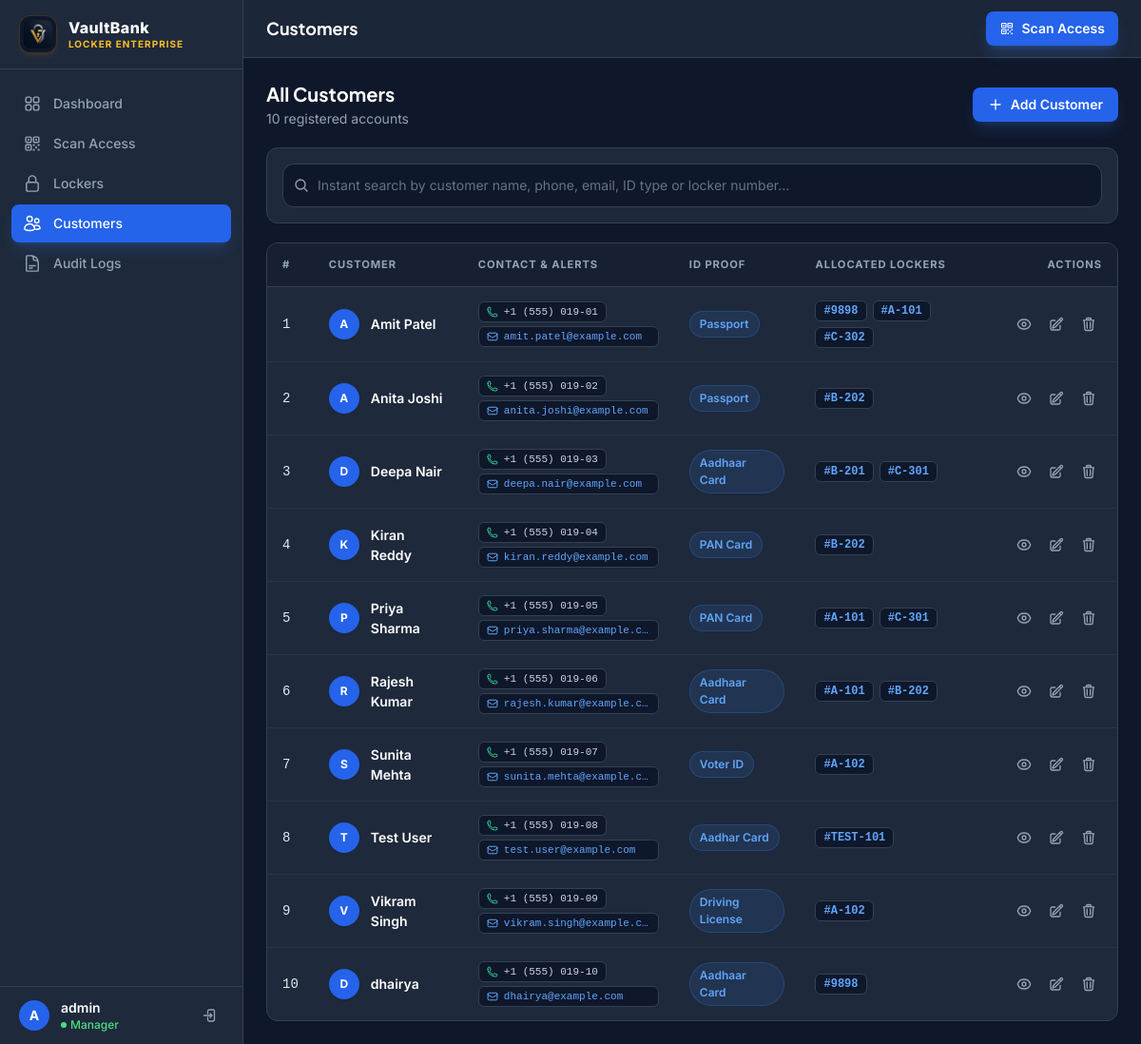
The page /customers/ (signed in) on the database its author committed.
### lockers/models.py (models this page shows, shortened)
class Customer(models.Model):
    ID_PROOF_CHOICES = [
        ('aadhaar', 'Aadhaar Card'),
        ('pan', 'PAN Card'),
        ('passport', 'Passport'),
        ('voter_id', 'Voter ID'),
        ('driving_license', 'Driving License'),
    ]
    name = models.CharField(max_length=200)
    phone_number = models.CharField(max_length=20, blank=True, null=True, help_text="Phone number for SMS/WhatsApp alerts")
    email = models.EmailField(blank=True, null=True, help_text="Email address for access notifications")
    id_proof_type = models.CharField(max_length=50, choices=ID_PROOF_CHOICES)
    id_proof_file = models.FileField(upload_to='id_proofs/')
    def get_lockers(self):
        return Locker.objects.filter(locker_users__customer=self)
    class Meta:
        ordering = ['name']

class Locker(models.Model):
    PAYMENT_STATUS_CHOICES = [
        ('paid', 'Paid'),
        ('pending', 'Pending Payment'),
        ('overdue', 'Payment Overdue'),
    ]
    locker_number = models.CharField(max_length=20, unique=True)
    token = models.CharField(
        max_length=100, unique=True,
        default=generate_locker_token,
        editable=False,   # shown read-only in admin/forms
    )
    is_active = models.BooleanField(default=True)
    annual_fee = models.DecimalField(max_digits=10, decimal_places=2, default=500.00, help_text="Annual rent fee")
    lease_start_date = models.DateField(null=True, blank=True, help_text="Start date of lease agreement")
    lease_end_date = models.DateField(null=True, blank=True, help_text="Expiration date of lease agreement")
    payment_status = models.CharField(max_length=20, choices=PAYMENT_STATUS_CHOICES, default='paid')
    class Meta:
        ordering = ['locker_number']

### lockers/views.py (the view)
# urls.py: path('customers/', views.customer_list, name='customer_list'),
@login_required
def customer_list(request):
    query = request.GET.get('q', '')
    customers = Customer.objects.prefetch_related('locker_users__locker')
    if query:
        customers = customers.filter(name__icontains=query)
    return render(request, 'lockers/customer_list.html', {'customers': customers, 'query': query})

### templates/lockers/customer_list.html (shortened to what this page needs)
{% extends 'lockers/base.html' %}
{% block page_title %}Customers{% endblock %}
{% block content %}
<div class="space-y-5" x-data="{
       search: '{{ query|escapejs }}',
       get totalRows() {
         return document.querySelectorAll('.customer-row-item').length;
       },
       get visibleRows() {
         return Array.from(document.querySelectorAll('.customer-row-item')).filter(el => el.style.display !== 'none').length;
       },
       matches(name, idType, lockers, phone, email) {
         const q = this.search.toLowerCase().trim();
         if (!q) return true;
         return name.toLowerCase().includes(q) || idType.toLowerCase().includes(q) || lockers.toLowerCase().includes(q) || phone.toLowerCase().includes(q) || email.toLowerCase().includes(q);
       }
     }">
  <div class="flex flex-col sm:flex-row sm:items-center justify-between gap-4">
    <div>
      <h2 class="text-xl font-bold text-white">All Customers</h2>
      <p class="text-sm text-slate-400 mt-0.5">
        <span
          x-text="search ? `Showing ${visibleRows} of ${totalRows} customers` : '{{ customers|length }} registered account{{ customers|length|pluralize }}'">
        </span>
      </p>
    </div>
    <a href="{% url 'customer_add' %}"
      class="inline-flex items-center gap-2 px-4 py-2 rounded-lg bg-blue-600 hover:bg-blue-700 text-white text-sm font-semibold shadow-lg shadow-blue-500/20 transition-colors shrink-0">
      <svg xmlns="http://www.w3.org/2000/svg" class="w-4 h-4" fill="none" viewBox="0 0 24 24" stroke-width="2"
        stroke="currentColor">
        <path stroke-linecap="round" stroke-linejoin="round" d="M12 4.5v15m7.5-7.5h-15" />
      </svg>
      Add Customer
    </a>
  </div>
  <div class="bg-[#1E293B] border border-[#334155] rounded-xl p-4">
    <div class="relative flex-1">
      <input type="text" x-model="search" placeholder="Instant search by customer name, phone, email, ID type or locker number…"
        class="vb-input pl-9 pr-8" autofocus />
    </div>
  </div>
  {% if customers %}
  <div class="bg-[#1E293B] border border-[#334155] rounded-xl overflow-hidden shadow-sm">
    <div class="overflow-x-auto">
      <table class="w-full vb-table">
        <thead>
          <tr>
            <th>#</th>
            <th>Customer</th>
            <th>Contact &amp; Alerts</th>
            <th>ID Proof</th>
            <th>Allocated Lockers</th>
            <th class="text-right">Actions</th>
          </tr>
        </thead>
        <tbody>
          {% for customer in customers %}
          {% with lockers=customer.get_lockers %}
          <tr class="customer-row-item"
            x-show="matches('{{ customer.name|escapejs }}', '{{ customer.get_id_proof_type_display|escapejs }}', '{% for l in lockers %}{{ l.locker_number }} {% endfor %}', '{{ customer.phone_number|default:""|escapejs }}', '{{ customer.email|default:""|escapejs }}')">
            <td class="text-xs text-slate-500 font-mono">{{ forloop.counter }}</td>
            <td>
              <div class="flex items-center gap-3">
                <div
                  class="w-8 h-8 rounded-full bg-blue-600 text-white font-bold text-xs flex items-center justify-center shrink-0 shadow-sm">
                  {{ customer.name|first|upper }}
                </div>
                <div>
                  <a href="{% url 'customer_detail' customer.pk %}"
                    class="font-semibold text-white hover:text-blue-400 transition-colors block">
                    {{ customer.name }}
                  </a>
                </div>
              </div>
            </td>
            <td class="min-w-[170px]">
              <div class="text-xs space-y-1">
                {% if customer.phone_number %}
                <div class="inline-flex items-center gap-1.5 px-2 py-0.5 rounded-md bg-[#0F172A] border border-[#334155] text-slate-300 font-mono text-[11px] whitespace-nowrap">
                  <span>{{ customer.phone_number }}</span>
                </div>
                {% endif %}
                {% if customer.email %}
                <div class="flex items-center gap-1.5 px-2 py-0.5 rounded-md bg-[#0F172A] border border-[#334155] text-blue-400 font-mono text-[11px] max-w-[190px]" title="{{ customer.email }}">
                  <span class="truncate">{{ customer.email }}</span>
                </div>
                {% endif %}
              </div>
            </td>
            <td>
              <span class="badge-blue">{{ customer.get_id_proof_type_display }}</span>
            </td>
            <td>
              {% if lockers %}
              <div class="flex flex-wrap gap-1.5">
                {% for locker in lockers %}
                <a href="{% url 'locker_detail' locker.pk %}"
                  class="px-2 py-0.5 rounded-md bg-[#0F172A] border border-[#334155] text-blue-400 hover:border-blue-500 hover:text-blue-300 text-xs font-mono font-semibold transition-colors">
                  #{{ locker.locker_number }}
                </a>
                {% endfor %}
              </div>
              {% else %}
              <span class="text-xs text-slate-500 italic">None assigned</span>
              {% endif %}
            </td>
            <td class="text-right">
              <div class="flex items-center justify-end gap-1.5">
                <a href="{% url 'customer_detail' customer.pk %}"
                  class="p-1.5 rounded-lg text-slate-400 hover:text-white hover:bg-slate-700/60 transition-colors"
                  title="View Customer">
                </a>
                <a href="{% url 'customer_edit' customer.pk %}"
                  class="p-1.5 rounded-lg text-slate-400 hover:text-white hover:bg-slate-700/60 transition-colors"
                  title="Edit Customer">
                </a>
                <a href="{% url 'customer_delete' customer.pk %}"
                  class="p-1.5 rounded-lg text-slate-400 hover:text-red-400 hover:bg-red-500/10 transition-colors"
                  title="Delete Customer">
                </a>
              </div>
            </td>
          </tr>
          {% endwith %}
          {% endfor %}
        </tbody>
      </table>
    </div>
  </div>
  {% endif %}
</div>
{% endblock %}

### templates/lockers/base.html (shortened to what this page needs)
{% load static %}
<!DOCTYPE html>
<html lang="en" class="dark">
<head>
  <script src="https://cdn.tailwindcss.com"></script>
  <link href="https://cdn.jsdelivr.net/npm/flowbite@2.3.0/dist/flowbite.min.css" rel="stylesheet" />
  <link rel="stylesheet" href="{% static 'css/style.css' %}" />
  <link rel="stylesheet" href="{% static 'css/responsive.css' %}" />
</head>
<body class="bg-[#0F172A] text-slate-100 antialiased" x-data>
<aside id="sidebar"
  class="fixed inset-y-0 left-0 z-50 w-64 bg-[#1E293B] border-r border-[#334155] flex-col hidden lg:flex">
  <div class="flex items-center gap-3 px-5 py-4 border-b border-[#334155]">
    <img src="{% static 'img/logo.png' %}" alt="VaultBank Logo" class="w-10 h-10 rounded-xl object-contain bg-[#0F172A] border border-amber-500/20 p-1 shadow-md shadow-amber-500/10 shrink-0" />
    <div>
      <span class="font-extrabold text-base leading-tight tracking-wide text-white block">VaultBank</span>
      <span class="text-[10px] font-bold tracking-widest text-amber-400 uppercase block">Locker Enterprise</span>
    </div>
  </div>
  <nav class="flex-1 overflow-y-auto px-3 py-4 space-y-0.5">
    <a href="{% url 'dashboard' %}"
      class="group flex items-center gap-3 px-3 py-2.5 rounded-lg text-sm font-medium transition-all duration-150
      {% if request.resolver_match.url_name == 'dashboard' %}bg-blue-600 text-white shadow-lg shadow-blue-500/20{% else %}text-slate-400 hover:bg-slate-800 hover:text-slate-100{% endif %}">
      Dashboard
    </a>
    <a href="{% url 'scan_token' %}"
      class="group flex items-center gap-3 px-3 py-2.5 rounded-lg text-sm font-medium transition-all duration-150
      {% if request.resolver_match.url_name == 'scan_token' or request.resolver_match.url_name == 'scan_checkin' %}bg-blue-600 text-white shadow-lg shadow-blue-500/20{% else %}text-slate-400 hover:bg-slate-800 hover:text-slate-100{% endif %}">
      Scan Access
    </a>
    <a href="{% url 'locker_list' %}"
      class="group flex items-center gap-3 px-3 py-2.5 rounded-lg text-sm font-medium transition-all duration-150
      {% if 'locker' in request.resolver_match.url_name %}bg-blue-600 text-white shadow-lg shadow-blue-500/20{% else %}text-slate-400 hover:bg-slate-800 hover:text-slate-100{% endif %}">
      Lockers
    </a>
    <a href="{% url 'customer_list' %}"
      class="group flex items-center gap-3 px-3 py-2.5 rounded-lg text-sm font-medium transition-all duration-150
      {% if 'customer' in request.resolver_match.url_name %}bg-blue-600 text-white shadow-lg shadow-blue-500/20{% else %}text-slate-400 hover:bg-slate-800 hover:text-slate-100{% endif %}">
      Customers
    </a>
    <a href="{% url 'access_log' %}"
      class="group flex items-center gap-3 px-3 py-2.5 rounded-lg text-sm font-medium transition-all duration-150
      {% if request.resolver_match.url_name == 'access_log' %}bg-blue-600 text-white shadow-lg shadow-blue-500/20{% else %}text-slate-400 hover:bg-slate-800 hover:text-slate-100{% endif %}">
      Audit Logs
    </a>
  </nav>
  {% if user.is_authenticated %}
  <div class="px-3 py-3 border-t border-[#334155]">
    <div class="flex items-center gap-3 px-2">
      <div class="w-8 h-8 rounded-full bg-blue-600 text-white font-bold text-sm flex items-center justify-center shrink-0">
        {{ user.username|first|upper }}
      </div>
      <div class="flex-1 min-w-0">
        <p class="text-sm font-semibold text-white truncate">{{ user.username }}</p>
        <p class="text-xs text-green-400 font-medium flex items-center gap-1">
          <span class="dot-pulse text-green-400"></span> Manager
        </p>
      </div>
      <form method="POST" action="{% url 'logout' %}">
        <button type="submit" title="Sign Out"
          class="p-1.5 rounded-lg text-slate-400 hover:text-red-400 hover:bg-red-500/10 transition-colors">
        </button>
      </form>
    </div>
  </div>
  {% endif %}
</aside>
<div x-data="{ open: false }" @keydown.escape.window="open = false" id="mobileSidebarWrapper">
  <div class="lg:pl-64 flex flex-col min-h-screen">
    <header id="topbar" class="sticky top-0 z-30 bg-[#1E293B]/90 backdrop-blur border-b border-[#334155] px-4 sm:px-6 py-3 flex items-center justify-between gap-4">
      <div class="flex items-center gap-3">
        <h1 class="text-base sm:text-lg font-bold text-white">{% block page_title %}Dashboard{% endblock %}</h1>
      </div>
      <div class="flex items-center gap-2">
        <a href="{% url 'scan_token' %}"
          class="flex items-center gap-2 px-3.5 py-2 bg-blue-600 hover:bg-blue-700 text-white text-sm font-semibold rounded-lg shadow-lg shadow-blue-500/25 transition-colors">
          <span class="hidden sm:inline">Scan Access</span>
        </a>
      </div>
    </header>
    <main class="flex-1 p-4 sm:p-6">
      {% block content %}{% endblock %}
    </main>
  </div>
</div>
</body>
</html>

### static/css/style.css (style rules this page uses)
:root { --font-sans: 'Inter', system-ui, sans-serif; --font-heading: 'Plus Jakarta Sans', var(--font-sans); --color-bg: #0B1120; --color-surface: #1E293B; --color-surface-hover: #26354D; --color-border: #334155; --color-primary: #3B82F6; --color-primary-hover: #2563EB; }
*, *::before, *::after { box-sizing: border-box; }
html { scroll-behavior: smooth; color-scheme: dark; }
body { font-family: var(--font-sans); background-color: var(--color-bg); color: #F1F5F9; -webkit-font-smoothing: antialiased; -moz-osx-font-smoothing: grayscale; }
h1, h2, h3, h4, h5, h6 { font-family: var(--font-heading); }
.vb-input { width: 100%; padding: 0.625rem 0.875rem; background-color: #0F172A; border: 1px solid #334155; border-radius: 0.75rem; color: #F1F5F9; font-size: 0.875rem; transition: all 0.15s cubic-bezier(0.4, 0, 0.2, 1); outline: none; }
.vb-input::placeholder { color: #64748B; }
.vb-table { width: 100%; text-align: left; border-collapse: separate; border-spacing: 0; }
.vb-table thead th { background-color: #162032; color: #94A3B8; font-size: 0.7rem; letter-spacing: 0.08em; text-transform: uppercase; font-weight: 700; padding: 0.875rem 1rem; border-bottom: 1px solid #334155; white-space: nowrap; }
.vb-table tbody td { padding: 0.875rem 1rem; border-bottom: 1px solid rgba(51, 65, 85, 0.5); color: #E2E8F0; font-size: 0.875rem; vertical-align: middle; }
.vb-table tbody tr { transition: background-color 0.12s ease; }
.vb-table tbody tr:last-child td { border-bottom: none; }
.badge-blue { display: inline-flex; align-items: center; gap: 0.375rem; padding: 0.25rem 0.625rem; border-radius: 9999px; font-size: 0.75rem; font-weight: 600; background-color: rgba(59, 130, 246, 0.12); color: #60A5FA; border: 1px solid rgba(59, 130, 246, 0.25); }
.dot-pulse { width: 6px; height: 6px; border-radius: 9999px; background-color: currentColor; display: inline-block; animation: pulse-ring 1.8s cubic-bezier(0.4, 0, 0.6, 1) infinite; }

### rows shown on the page
Customer: name|first "A", name "Amit Patel", phone_number "+1 (555) 019-01", email "amit.patel@example.com", id_proof_type "Passport"
Locker: locker_number "9898"
Locker: locker_number "A-101"
Locker: locker_number "C-302"
Customer: name|first "A", name "Anita Joshi", phone_number "+1 (555) 019-02", email "anita.joshi@example.com", id_proof_type "Passport"
Locker: locker_number "B-202"
Customer: name|first "D", name "Deepa Nair", phone_number "+1 (555) 019-03", email "deepa.nair@example.com", id_proof_type "Aadhaar Card"
Locker: locker_number "B-201"
Locker: locker_number "C-301"
Customer: name|first "K", name "Kiran Reddy", phone_number "+1 (555) 019-04", email "kiran.reddy@example.com", id_proof_type "PAN Card"
Customer: name|first "P", name "Priya Sharma", phone_number "+1 (555) 019-05", email "priya.sharma@example.c…", id_proof_type "PAN Card"
Customer: name|first "R", name "Rajesh Kumar", phone_number "+1 (555) 019-06", email "rajesh.kumar@example.c…", id_proof_type "Aadhaar Card"
Customer: name|first "S", name "Sunita Mehta", phone_number "+1 (555) 019-07", email "sunita.mehta@example.c…", id_proof_type "Voter ID"
Locker: locker_number "A-102"
Customer: name|first "T", name "Test User", phone_number "+1 (555) 019-08", email "test.user@example.com", id_proof_type "Aadhar Card"
Locker: locker_number "TEST-101"
Customer: name|first "V", name "Vikram Singh", phone_number "+1 (555) 019-09", email "vikram.singh@example.c…", id_proof_type "Driving License"
Customer: name|first "D", name "dhairya", phone_number "+1 (555) 019-10", email "dhairya@example.com", id_proof_type "Aadhaar Card"

### other values the page prints
{{ user.username|first|upper }} "A"
{{ user.username }} "admin"
